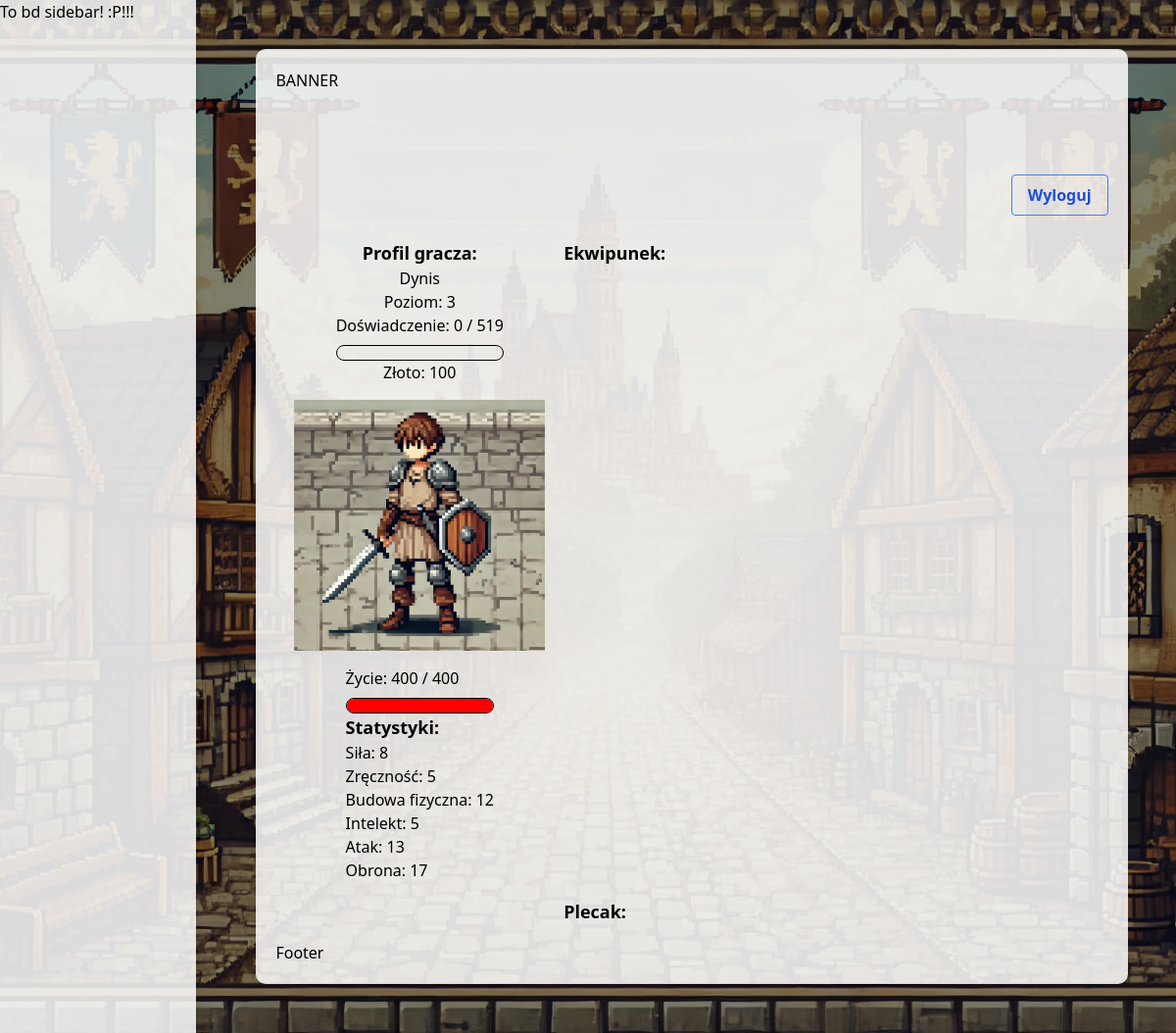
/user_profile/profil/ (signed in), run on the app's committed database.
### user_profile/models.py (models this page shows, shortened)
class UserProfile(models.Model):
    user = models.OneToOneField(User, on_delete=models.CASCADE)
    strength = models.IntegerField(default=1)
    dexterity = models.IntegerField(default=1)
    constitution = models.IntegerField(default=1)
    intelligence = models.IntegerField(default=1)
    level = models.IntegerField(default=1)
    experience = models.IntegerField(default=0)
    stat_points = models.IntegerField(default=0)
    max_hp = models.IntegerField(default=100)
    hp = models.IntegerField(default=100)
    base_hp = models.IntegerField(default=100)
    defence = models.IntegerField(default=0)
    base_defence = models.IntegerField(default=0)
    attack = models.IntegerField(default=0)
    base_attack = models.IntegerField(default=0)
    gold = models.IntegerField(default=0)
    last_regen = models.DateTimeField(default=timezone.now)
    def lvlup_exp(self):
        return math.floor(100 * (self.level ** 1.5))
    def dodaj_exp(self, exp):
        self.experience += exp
        while self.experience >= self.lvlup_exp():
            self.experience -= self.lvlup_exp()
            self.lvlup()
        self.save()
    def hp_regen(self):
        regen_timer = timezone.now() - self.last_regen
        regen_minutes = regen_timer.total_seconds() / 60
        regen_amount = math.floor((self.intelligence/2 + self.constitution/10) * round(regen_minutes))
        new_hp = self.hp + regen_amount
        if new_hp > self.max_hp:
            self.hp = self.max_hp
        else:
            self.hp = round(new_hp)
        if regen_amount > 0 or self.hp == self.max_hp:
            self.last_regen = timezone.now()
        self.save()

### user_profile/views.py (the view)
# urls.py: path('profil/', views.WidokProfilu.as_view(), name='profil'),
class WidokProfilu(BazaWidokuProfilu, TemplateView):
    template_name = "profil_gracza/profil.html"
    def get_context_data(self, **kwargs):
        context = super().get_context_data(**kwargs)
        player = self.get_user_profile()
        if isinstance(player, UserProfile):
            player.dodaj_exp(0)
            player.hp_regen()
            experience_percentage = round((player.experience / player.lvlup_exp()) * 100)
            hp_percentage = round((player.hp / player.max_hp) * 100)
            print(f"Procent zdrowia: {hp_percentage}%")
            print(f"Dostępne pkt stystyk: {player.stat_points}")
            print(f"Procent doświadczenia: {experience_percentage}%")
            context.update({
                "player": player,
                "experience_percentage": experience_percentage,
                "hp_percentage": hp_percentage,
            })
        return context

### user_profile/views.py (called while the page is built)
    def get_user_profile(self):
        try:
            return self.request.user.userprofile
        except UserProfile.DoesNotExist:
            messages.error(self.request, "Nie znaleziono profilu gracza. Zarejestruj lub zaloguj.")
            return redirect("login_user")

### user_profile/templates/profil_gracza/profil.html (shortened to what this page needs)
{% extends "base.html" %}
{% load static %}
{% block banner_up %}
{% include 'banner_up.html' %}
{% endblock %}
{% block navbar %}
{% include "navbar.html" %}
{% endblock %}
{% block sidebar %}
{% include 'sidebar.html' %}
{% endblock %}
{% block content %}
<div class="grid grid-cols-6 gap-4 p-4">
    <div class="grid justify-items-center col-span-2">
        <div class="text-center">
            <div class="font-bold text-lg">Profil gracza:</div>
            <div class="capitalize">{{ player.user.username }}</div>
            <div>Poziom: {{ player.level }}</div>
            <div>Doświadczenie: {{ player.experience }} / {{ player.lvlup_exp }}</div>
            <div class="experience-bar">
            </div>
            <div>Złoto: {{ player.gold }} </div>
        </div>
        <div class="mt-4">
            <img src="{% static 'images/profilowe.webp' %}" alt="Profilowe" class="w-64 h-64 object-cover">
        </div>
        <div class="mt-4">
            <div>Życie: {{ player.hp }} / {{ player.max_hp }}</div>
            <div class="experience-bar">
                <div class="hp-bar-fill" style="width: {{ hp_percentage }}%"></div>
            </div>
            <div>
                <h3 class="font-bold text-lg">Statystyki:</h3>
            </div>
            <div>Siła: {{ player.strength }} {% if player.stat_points > 0 %}<a href="{% url 'rozdaj_statystyki' %}?stat=strength" class="bg-blue-500 text-white py-1 px-2 rounded">+</a>{% endif %}</div>
            <div>Zręczność: {{ player.dexterity }} {% if player.stat_points > 0 %}<a href="{% url 'rozdaj_statystyki' %}?stat=dexterity" class="bg-blue-500 text-white py-1 px-2 rounded">+</a>{% endif %}</div>
            <div>Budowa fizyczna: {{ player.constitution }} {% if player.stat_points > 0 %}<a href="{% url 'rozdaj_statystyki' %}?stat=constitution" class="bg-blue-500 text-white py-1 px-2 rounded">+</a>{% endif %}</div>
            <div>Intelekt: {{ player.intelligence }} {% if player.stat_points > 0 %}<a href="{% url 'rozdaj_statystyki' %}?stat=intelligence" class="bg-blue-500 text-white py-1 px-2 rounded">+</a>{% endif %}</div>
            <div>Atak: {{ player.attack }}</div>
            <div>Obrona: {{ player.defence }}</div>
        </div>
    </div>
    <div class="col-span-4">
        <div class="font-bold text-lg">
            Ekwipunek:
        </div>
    </div>
    <div class="col-span-6 grid grid-cols-subgrid gap-4">
        <div class="col-start-3 font-bold text-lg">Plecak:</div>
    </div>
</div>
{% endblock %}
{% block footer %}
{% include 'footer.html' %}
{% endblock %}

### static/css/custom.css (style rules this page uses)
body { background: url('/static/images/background.jpg') no-repeat center center fixed; background-size: cover; color: black; }
.experience-bar { width: 100%; background-color: transparent; border: 1px solid black; border-radius: 9999px; height: 1rem; margin-top: 0.5rem; }
.hp-bar-fill { background-color: red; height: 100%; border-radius: 9999px; }

### data on the page
UserProfile: user.username "Dynis", level "3", experience "0", lvlup_exp "519", gold "100", hp "400", max_hp "400", strength "8", dexterity "5", constitution "12", intelligence "5", attack "13", defence "17"
